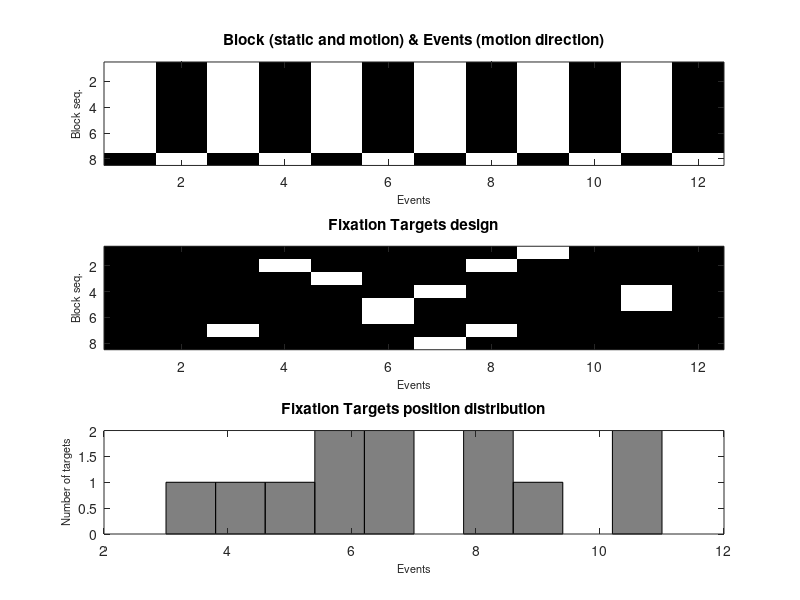
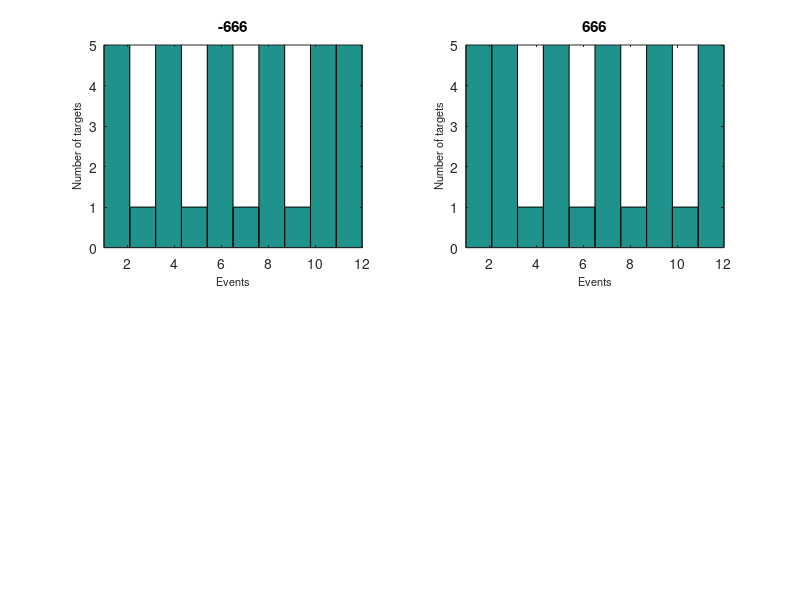

Write MATLAB code to recreate these figures, in order.
function [cfg] = expDesign(cfg, displayFigs)
    % Creates the sequence of blocks and the events in them
    %
    % The conditions are consecutive static and motion blocks
    % (Gives better results than randomised).
    %
    % Style guide: constants are in SNAKE_UPPER_CASE
    %
    % EVENTS
    % The numEventsPerBlock should be a multiple of the number of "base"
    % listed in the MOTION_DIRECTIONS and STATIC_DIRECTIONS (4 at the moment).
    %  MOTION_DIRECTIONS = [0 90 180 270];
    %  STATIC_DIRECTIONS = [-1 -1 -1 -1];
    %
    % Pseudorandomization rules:
    % (1) Directions are all present in random orders in `numEventsPerBlock/nDirections`
    % consecutive chunks. This evenly distribute the directions across the
    % block.
    % (2) No same consecutive direction
    %
    %
    % TARGETS
    %
    % Pseudorandomization rules:
    % (1) If there are 2 targets per block we make sure that they are at least 2
    % events apart.
    % (2) Targets cannot be on the first or last event of a block.
    % (3) Targets can not be present more than 2 times in the same event
    % position across blocks.
    %
    % Input:
    % - cfg: parameters returned by setParameters
    % - displayFigs: a boolean to decide whether to show the basic design
    % matrix of the design
    %
    % Output:
    % - ExpParameters.designBlockNames = cell array (nr_blocks, 1) with the
    % name for each block
    %
    % - cfg.designDirections = array (nr_blocks, numEventsPerBlock)
    % with the direction to present in a given block
    % - 0 90 180 270 indicate the angle
    % - -1 indicates static
    %
    % - cfg.designSpeeds = array (nr_blocks, numEventsPerBlock) * speedEvent;
    %
    % - cfg.designFixationTargets = array (nr_blocks, numEventsPerBlock)
    % showing for each event if it should be accompanied by a target
    %

    %% Check inputs

    % Set to 1 for a visualtion of the trials design order
    if nargin < 2 || isempty(displayFigs)
        displayFigs = 0;
    end

    % Set variables here for a dummy test of this function
    if nargin < 1 || isempty(cfg)
        %         cfg.design.motionType = 'translation';
        cfg.design.motionType = 'radial';
        cfg.design.names = {'static'; 'motion'};
        cfg.design.nbRepetitions = 4;
        cfg.design.nbEventsPerBlock = 12;
        cfg.dot.speedPixPerFrame = 4;
        cfg.target.maxNbPerBlock = 2;
        displayFigs = 1;
    end

    [NB_BLOCKS, NB_REPETITIONS, NB_EVENTS_PER_BLOCK, MAX_TARGET_PER_BLOCK] = getInput(cfg);
    [~, STATIC_INDEX, MOTION_INDEX] = assignConditions(cfg);

    RANGE_TARGETS = [1 MAX_TARGET_PER_BLOCK];
    targetPerCondition = repmat(RANGE_TARGETS, 1, NB_REPETITIONS / 2);

    numTargetsForEachBlock = zeros(1, NB_BLOCKS);
    numTargetsForEachBlock(STATIC_INDEX) = shuffle(targetPerCondition);
    numTargetsForEachBlock(MOTION_INDEX) = shuffle(targetPerCondition);

    %% Give the blocks the names with condition and design the task in each event
    while 1

        fixationTargets = zeros(NB_BLOCKS, NB_EVENTS_PER_BLOCK);

        for iBlock = 1:NB_BLOCKS

            % Set target
            % - if there are 2 targets per block we make sure that they are at least
            % 2 events apart
            % - targets cannot be on the first or last event of a block
            % - no more than 2 target in the same event order

            chosenTarget = [];

            tmpTarget = numTargetsForEachBlock(iBlock);

            switch tmpTarget

                case 1

                    chosenTarget = randsample(2:NB_EVENTS_PER_BLOCK - 1, tmpTarget, false);

                case 2

                    targetDifference = 0;

                    while any(targetDifference <= 2)
                        chosenTarget = randsample(2:NB_EVENTS_PER_BLOCK - 1, tmpTarget, false);
                        targetDifference = diff(chosenTarget);
                    end

            end

            fixationTargets(iBlock, chosenTarget) = 1;

        end

        % Check rule 3
        if max(sum(fixationTargets)) < 3
            break
        end

    end

    %% Now we do the easy stuff
    cfg.design.blockNames = assignConditions(cfg);

    cfg.design.nbBlocks = NB_BLOCKS;

    cfg = setDirections(cfg);

    speeds = ones(NB_BLOCKS, NB_EVENTS_PER_BLOCK) * cfg.dot.speedPixPerFrame;
    cfg.design.speeds = speeds;

    cfg.design.fixationTargets = fixationTargets;

    %% Plot
    diplayDesign(cfg, displayFigs);

end

function cfg = setDirections(cfg)

    [MOTION_DIRECTIONS, STATIC_DIRECTIONS] = getDirectionBaseVectors(cfg);

    [NB_BLOCKS, NB_REPETITIONS, NB_EVENTS_PER_BLOCK] = getInput(cfg);

    [~, STATIC_INDEX, MOTION_INDEX] = assignConditions(cfg);

    if mod(NB_EVENTS_PER_BLOCK, length(MOTION_DIRECTIONS)) ~= 0
        error('Number of events/block not a multiple of number of motion/static direction');
    end

    % initialize
    directions = zeros(NB_BLOCKS, NB_EVENTS_PER_BLOCK);

    % Create a vector for the static condition
    static_directions = repmat( ...
        STATIC_DIRECTIONS, ...
        1, NB_EVENTS_PER_BLOCK / length(STATIC_DIRECTIONS));

    for iMotionBlock = 1:NB_REPETITIONS

        % Check that we never have twice the same direction
        while 1
            tmp = [ ...
                shuffle(MOTION_DIRECTIONS), ...
                shuffle(MOTION_DIRECTIONS), ...
                shuffle(MOTION_DIRECTIONS)];

            if ~any(diff(tmp, [], 2) == 0)
                break
            end
        end

        % Set motion direction and static order
        directions(MOTION_INDEX(iMotionBlock), :) = tmp;
        directions(STATIC_INDEX(iMotionBlock), :) = static_directions;

    end

    cfg.design.directions = directions;

end

function [MOTION_DIRECTIONS, STATIC_DIRECTIONS] = getDirectionBaseVectors(cfg)

    % CONSTANTS
    % Set directions for static and motion condition

    STATIC_DIRECTIONS = [-1 -1 -1 -1];

    switch cfg.design.motionType
        case 'translation'
            MOTION_DIRECTIONS = [0 90 180 270];
        case 'radial'
            STATIC_DIRECTIONS = [666 -666 666 -666];
            MOTION_DIRECTIONS = [666 -666 666 -666];
    end

end

function [nbBlocks, nbRepet, nbEventsBlock, maxTargBlock] = getInput(cfg)
    nbRepet = cfg.design.nbRepetitions;
    nbEventsBlock = cfg.design.nbEventsPerBlock;
    maxTargBlock = cfg.target.maxNbPerBlock;
    nbBlocks = length(cfg.design.names) * nbRepet;
end

function [condition, STATIC_INDEX, MOTION_INDEX] = assignConditions(cfg)

    [~, nbRepet] = getInput(cfg);

    condition = repmat(cfg.design.names, nbRepet, 1);

    % Get the index of each condition
    STATIC_INDEX = find(strcmp(condition, 'static'));
    MOTION_INDEX = find(strcmp(condition, 'motion'));

end

function shuffled = shuffle(unshuffled)
    % in case PTB is not in the path
    try
        shuffled = Shuffle(unshuffled);
    catch
        shuffled = unshuffled(randperm(length(unshuffled)));
    end
end

function diplayDesign(cfg, displayFigs)

    %% Visualize the design matrix
    if displayFigs

        close all;

        figure(1);

        % Shows blocks (static and motion) and events (motion direction) order
        directions = cfg.design.directions;
        directions(directions == -1) = -90;

        subplot(3, 1, 1);
        imagesc(directions);

        labelAxesBlock();

        caxis([-90 - 37, 270 + 37]);
        myColorMap = lines(5);
        colormap(myColorMap);

        title('Block (static and motion) & Events (motion direction)');

        % Shows the fixation targets design in each event (1 or 0)
        fixationTargets = cfg.design.fixationTargets;

        subplot(3, 1, 2);
        imagesc(fixationTargets);
        labelAxesBlock();
        title('Fixation Targets design');
        colormap(gray);

        % Shows the fixation targets position distribution in the block across
        % the experimet
        [~, itargetPosition] = find(fixationTargets == 1);

        subplot(3, 1, 3);
        hist(itargetPosition);
        labelAxesFreq();
        title('Fixation Targets position distribution');

        figure(2);

        [motionDirections] = getDirectionBaseVectors(cfg);
        motionDirections = unique(motionDirections);

        for iMotion = 1:length(motionDirections)

            [~, position] = find(directions == motionDirections(iMotion));

            subplot(2, 2, iMotion);
            hist(position);
            scaleAxes();
            labelAxesFreq();
            title(num2str(motionDirections(iMotion)));

        end

    end

end

function labelAxesBlock()
    % an old viking saying because they really cared about their axes
    ylabel('Block seq.', 'Fontsize', 8);
    xlabel('Events', 'Fontsize', 8);
end

function labelAxesFreq()
    % an old viking saying because they really cared about their axes
    ylabel('Number of targets', 'Fontsize', 8);
    xlabel('Events', 'Fontsize', 8);
end

function scaleAxes()
    xlim([1 12]);
    ylim([0 5]);
end
